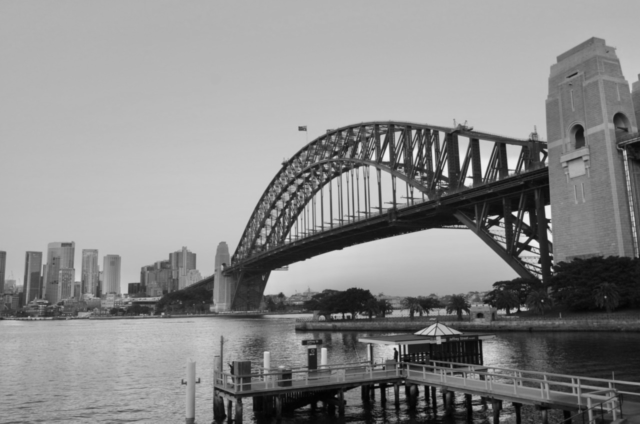
#> input picture Lab1/COMP9517_26T3_Lab1_Images/Bridge.jpg, 1280 x 847 px (shown at 1/2 size)
$ jupyter execute --allow-errors Lab1.ipynb   (shell and % lines are left out)   (older library calls are emulated)
#> lines starting #> are read from the running program, lines starting #| are printed output that depends on the picture
[cell 1]
from pathlib import Path
import cv2
import numpy as np
import matplotlib.pyplot as plt

IMAGE_DIR = Path("COMP9517_26T3_Lab1_Images")

def load_gray(filename, image_dir):
#> call 2 of load_gray, with filename = 'Bridge.jpg'
#> in load_gray, image is the input picture: shape (847, 1280); min 1, max 242, mean 137.6
    path = Path(image_dir) / filename
    image = cv2.imread(str(path), cv2.IMREAD_GRAYSCALE)
    return image.astype(np.float64)

Task 1

#> (a cell that did not finish here is left out)

It should be sqrt(10) which is 3.1623

It is actually 3.0507, a bit lower, may caused by residual structure or image issue

Task 2

[cell 3]
PX = np.array([[1, 0, -1], [1, 0, -1], [1, 0, -1]], dtype=np.float64)
PY = np.array([[1, 1, 1], [0, 0, 0], [-1, -1, -1]], dtype=np.float64)

def prewitt_gradient(image):
    image = np.asarray(image, dtype=np.float64)
    dx = cv2.filter2D(image, cv2.CV_64F, cv2.flip(PX, -1),
                      borderType=cv2.BORDER_REFLECT_101)
    dy = cv2.filter2D(image, cv2.CV_64F, cv2.flip(PY, -1),
                      borderType=cv2.BORDER_REFLECT_101)
    magnitude = np.hypot(dx, dy)
    return dx, dy, magnitude

#> (the rest of this cell did not finish here and is left out)

Prewitt kernel

Task 3

[cell 4]
SIGMA = 1.0
AMOUNT = 2.0

def unsharp_mask(image, sigma, amount):
#> called with sigma = 1, amount = 2
    image = np.asarray(image, dtype=np.float64)
    blurred = cv2.GaussianBlur(image, (0, 0), sigmaX=sigma, sigmaY=sigma,
                               borderType=cv2.BORDER_REFLECT_101)
    return np.clip(image + amount * (image - blurred), 0, 255)

bridge = load_gray("Bridge.jpg", IMAGE_DIR)
sharpened = unsharp_mask(bridge, SIGMA, AMOUNT)

plt.imshow(bridge, cmap="gray", vmin=0, vmax=255)
plt.show()

plt.imshow(sharpened, cmap="gray", vmin=0, vmax=255)
plt.show()

detail = np.s_[250:450, 500:800]
plt.imshow(bridge[detail], cmap="gray", vmin=0, vmax=255)
plt.show()
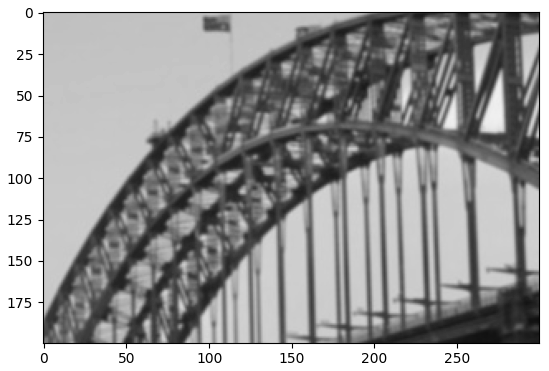
#> figure drawn by matplotlib, 1 panel

plt.imshow(sharpened[detail], cmap="gray", vmin=0, vmax=255)
plt.show()
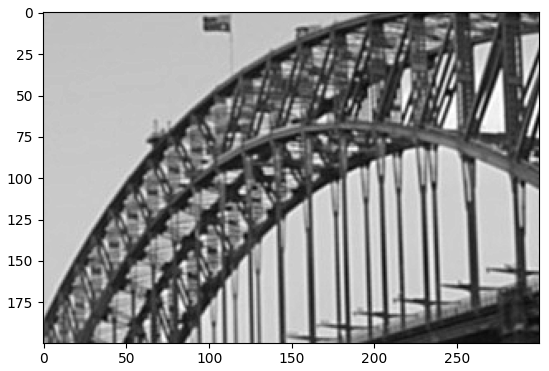
#> figure drawn by matplotlib, 1 panel
